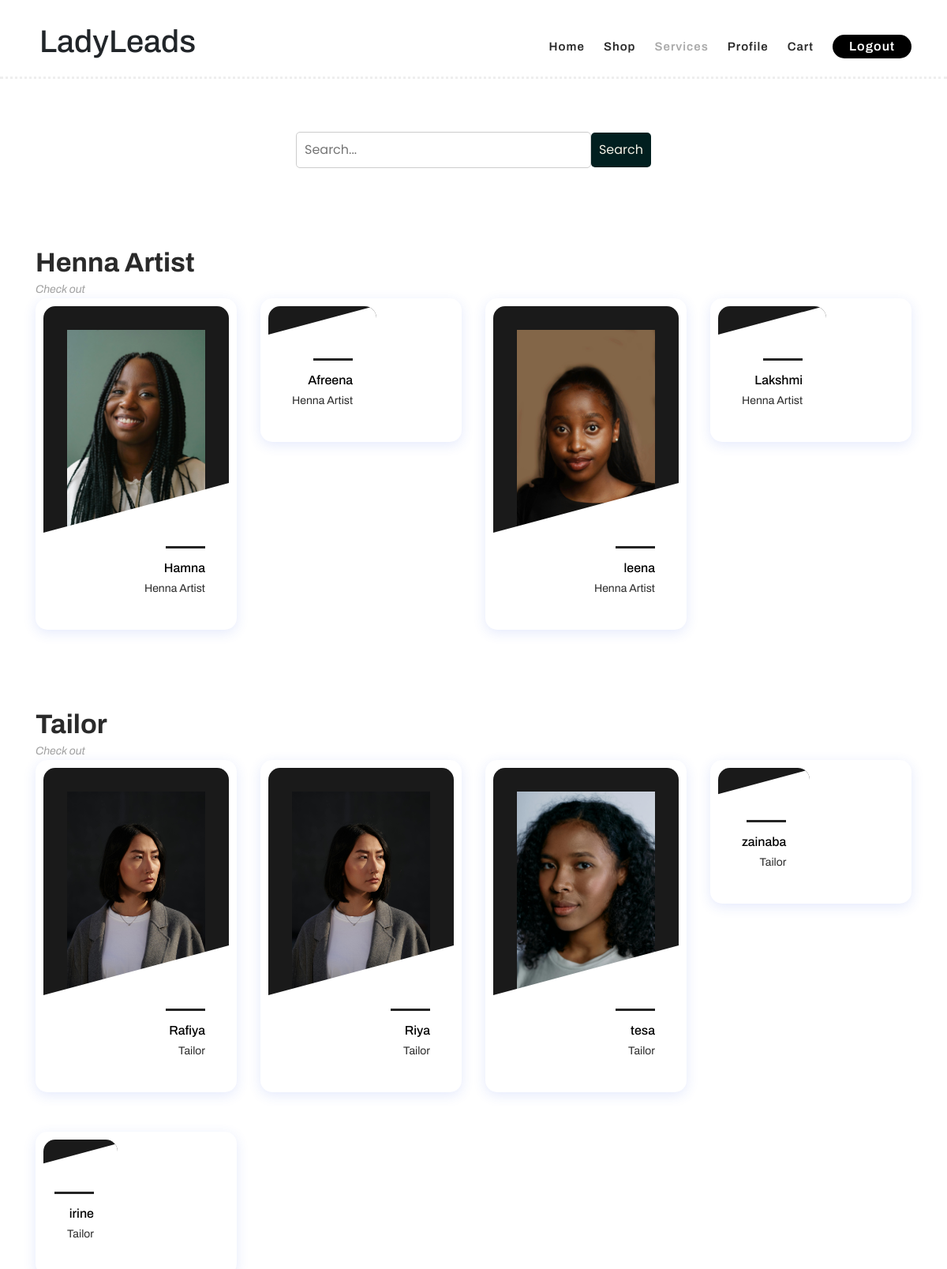
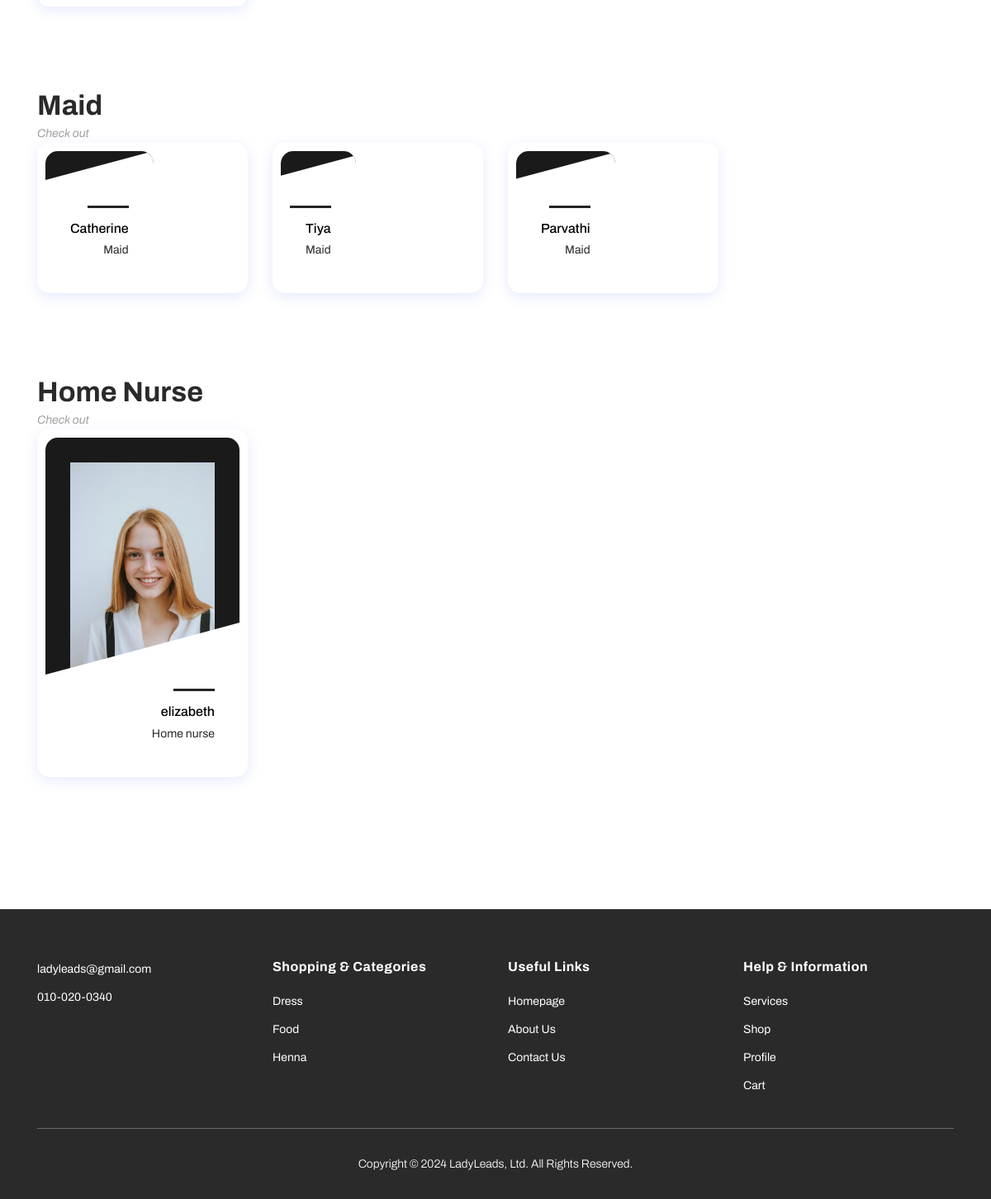
/services, run on the app's committed database (2 pictures, top to bottom).
### login/models.py (models this page shows)
class EditProfile(models.Model):
    user = models.OneToOneField(User, null=True, on_delete=models.CASCADE)
    job = models.CharField(max_length=15, null=True)
    location = models.CharField(max_length=10, null=True)
    Yearofexp = models.IntegerField(null=True)
    profile_pic = models.ImageField(upload_to='profile_photos/', null=True, blank=True)
    class Meta:
        verbose_name = 'Edit Profile'
        verbose_name_plural = 'Edit Profiles'

### login/views.py (the view)
# urls.py: path('services', views.services , name="services"),
def services(request):
    profiles = EditProfile.objects.all()
    context = {
        'profiles': profiles,
    }
    return render(request, 'services.html' , context)

### login/templates/services.html (shortened to what this page needs)
<!DOCTYPE html>
<html lang="en">
<head>
    {% load static %}
    <link rel="stylesheet" type="text/css" href="{% static 'bootstrap.min.css' %}">
    <link rel="stylesheet" type="text/css" href="{% static 'font-awesome.css' %}">
    <link rel="stylesheet" href="{% static 'templatemo-hexashop.css' %}">
    <link rel="stylesheet" href="{% static 'owl-carousel.css' %}">
    <link rel="stylesheet" href="{% static 'lightbox.css' %}">
</head>
<body>
    <header class="header-area header-sticky" style="background-color: #ffffff;">
        <div class="container">
            <div class="row">
                <div class="col-12">
                    <nav class="main-nav">
                        <H1 class="heading">
                            LadyLeads
                        </H1>
                        <ul class="nav">
                            <li class="scroll-to-section"><a href="{% url 'gotohome' %}">Home</a></li>
                            <li class="scroll-to-section"><a href="{% url 'shop' %}">Shop</a></li>
                            <li class="scroll-to-section"><a href="{% url 'services' %}" class="active">Services</a>
                            </li>
                            <li class="scroll-to-section"><a href="{% url 'profile' %}">Profile</a></li>
                            <li class="scroll-to-section"><a href="{% url 'cart' %}">Cart</a></li>
                            <li><a href="home">
                                    <button class="signintext">Logout</button>
                                </a></li>
                        </ul>
                    </nav>
                </div>
            </div>
        </div>
    </header>
    <nav>
        <ul>
            <li class="main_div">
            <li class="search"><input type="search" id="search" placeholder="Search...">
                <button id="searchBtn" onclick="handleSearch()">Search</button>
            </li>
    </nav>
    <div style="height: 50px;"></div>
    <section class="section" id="henna">
        <div class="container">
            <div class="section-heading">
                <h2>Henna Artist</h2>
                <span>Check out</span>
            </div>
            <div class="row">
                {% for profile in profiles %}
                {% if profile.job == "Henna Artist" %}
                <div class="col-12 col-sm-6 col-lg-3">
                    <a href="apphenna">
                        <div class="single_advisor_profile wow fadeInUp" data-wow-delay="0.4s"
                            style="visibility: visible; animation-delay: 0
                            .4s; animation-name: fadeInUp;">
                            <form id="profileForm" action="{% url 'apphenna' %}" method="post">
                                <button type="submit" style="border: none; background: none; cursor: pointer;">
                            </form>
                            <div class="advisor_thumb"><img src="/media/{{ profile.profile_pic }}" alt="">
                            </div>
                            <div class="single_advisor_details_info">
                                <h6 class="name">{{ profile.user }}</h6>
                                <p class="designation">{{ profile.job }}</p>
                            </div>
                        </div>
                    </a>
                </div>
                {% endif %}
                {% endfor %}
    </section>
    <div style="height: 50px;"></div>
    <section class="section" id="tailor">
        <div class="container">
            <div class="section-heading">
                <h2>Tailor</h2>
                <span>Check out</span>
            </div>
            <div class="row">
                {% for profile in profiles %}
                {% if profile.job == "Tailor" %}
                <div class="col-12 col-sm-6 col-lg-3">
                    <a href="apptailor">
                        <div class="single_advisor_profile wow fadeInUp" data-wow-delay="0.4s"
                        style="visibility: visible; animation-delay: 0.4s; animation-name: fadeInUp;">
                        <form id="profileForm" action="{% url 'apptailor' %}" method="post">
                            <button type="submit" style="border: none; background: none; cursor: pointer;">
                        </form>
                        <div class="advisor_thumb"><img src="/media/{{ profile.profile_pic }}" alt="">
                        </div>
                        <div class="single_advisor_details_info">
                            <h6 class="name">{{ profile.user }}</h6>
                            <p class="designation">{{ profile.job }}</p>
                        </div>
                    </div>
                    </a>
                </div>
                {% endif %}
                {% endfor %}
    </section>
    <div style="height: 50px;"></div>
    <section class="section" id="maid">
        <div class="container">
            <div class="section-heading">
                <h2>Maid</h2>
                <span>Check out</span>
            </div>
            <div class="row">
                {% for profile in profiles %}
                {% if profile.job == "Maid" %}
                <div class="col-12 col-sm-6 col-lg-3">
                    <a href="appmaid">
                        <div class="single_advisor_profile wow fadeInUp" data-wow-delay="0.4s"
                        style="visibility: visible; animation-delay: 0.4s; animation-name: fadeInUp;">
                        <form id="profileForm1" action="{% url 'appmaid' %}" method="post">
                            <button type="submit" style="border: none; background: none; cursor: pointer;">
                        </form>
                        <div class="advisor_thumb"><img src="/media/{{ profile.profile_pic }}" alt="">
                        </div>
                        <div class="single_advisor_details_info">
                            <h6 class="name">{{ profile.user }}</h6>
                            <p class="designation">{{ profile.job }}</p>
                        </div>
                    </div>
                    </a>
                </div>
                {% endif %}
                {% endfor %}
    </section>
    <div style="height: 50px;"></div>
    <section class="section" id="home-nurse">
        <div class="container">
            <div class="section-heading">
                <h2>Home Nurse</h2>
                <span>Check out</span>
            </div>
            <div class="row">
                {% for profile in profiles %}
                {% if profile.job == "Home nurse" %}
                <div class="col-12 col-sm-6 col-lg-3">
                    <a href="appnurse">
                        <div class="single_advisor_profile wow fadeInUp" data-wow-delay="0.4s"
                        style="visibility: visible; animation-delay: 0.4s; animation-name: fadeInUp;">
                        <form id="profileForm" action="{% url 'appnurse' %}" method="post">
                            <button type="submit" style="border: none; background: none; cursor: pointer;">
                        </form>
                        <div class="advisor_thumb"><img src="/media/{{ profile.profile_pic }}" alt="">
                        </div>
                        <div class="single_advisor_details_info">
                            <h6 class="name">{{ profile.user }}</h6>
                            <p class="designation">{{ profile.job }}</p>
                        </div>
                    </div>
                    </a>
                </div>
                {% endif %}
                {% endfor %}
    </section>
    <div style="height: 50px;"></div>
    <footer>
        <div class="container">
            <div class="row">
                <div class="col-lg-3">
                    <div class="first-item">
                        <ul>
                            <li><a href="#">ladyleads@gmail.com</a></li>
                            <li><a href="#">010-020-0340</a></li>
                        </ul>
                    </div>
                </div>
                <div class="col-lg-3">
                    <h4>Shopping &amp; Categories</h4>
                    <ul>
                        <li><a href="#">Dress</a></li>
                        <li><a href="#">Food</a></li>
                        <li><a href="#">Henna</a></li>
                    </ul>
                </div>
                <div class="col-lg-3">
                    <h4>Useful Links</h4>
                    <ul>
                        <li><a href="#">Homepage</a></li>
                        <li><a href="{% url 'about' %}">About Us</a></li>
                        <li><a href="{% url 'contact' %}">Contact Us</a></li>
                    </ul>
                </div>
                <div class="col-lg-3">
                    <h4>Help &amp; Information</h4>
                    <ul>
                        <li><a href="workers">Services</a></li>
                        <li><a href="shop">Shop</a></li>
                        <li><a href="profile">Profile</a></li>
                        <li><a href="cart">Cart</a></li>
                    </ul>
                </div>
                <div class="col-lg-12">
                    <div class="under-footer">
                        <p>Copyright © 2024 LadyLeads, Ltd. All Rights Reserved.</p>
                    </div>
                </div>
            </div>
        </div>
    </footer>
</body>
</html>

### login/static/templatemo-hexashop.css (style rules this page uses)
html, body, div, span, applet, object, iframe, h1, h2, h3, h4, h5, h6, p, blockquote, div pre, a, abbr, acronym, address, big, cite, code, del, dfn, em, font, img, ins, kbd, q, s, samp, small, strike, strong, sub, sup, tt, var, b, u, i, center, dl, dt, dd, ol, ul, li, figure, header, nav, section, article, aside, footer, figcaption { margin: 0; padding: 0; border: 0; outline: 0; }
ul, li { padding: 0; margin: 0; list-style: none; }
header, nav, section, article, aside, footer, hgroup { display: block; }
* { box-sizing: border-box; }
html, body { font-family: 'Poppins', sans-serif; font-weight: 400; background-color: #fff; font-size: 16px; -ms-text-size-adjust: 100%; -webkit-font-smoothing: antialiased; -moz-osx-font-smoothing: grayscale; }
a { text-decoration: none !important; }
h1, h2, h3, h4, h5, h6 { margin-top: 0px; margin-bottom: 0px; }
ul { margin-bottom: 0px; }
p { font-size: 14px; line-height: 25px; color: #2a2a2a; }
html, body { background: #fff; font-family: 'Poppins', sans-serif; }
.section-heading h2 { font-size: 34px; font-weight: 700; color: #2a2a2a; }
.section-heading span { font-size: 14px; color: #a1a1a1; font-style: italic; font-weight: 400; }
.header-area { border-bottom: 3px dotted #eee; box-shadow: none; background-color: #fff; position: absolute; top: 0px; left: 0px; right: 0px; z-index: 100; height: 100px; -webkit-transition: all .5s ease 0s; -moz-transition: all .5s ease 0s; -o-transition: all .5s ease 0s; transition: all .5s ease 0s; }
.header-area .main-nav { min-height: 80px; background: transparent; }
.header-area .main-nav .nav { float: right; margin-top: 30px; margin-right: 0px; background-color: transparent; -webkit-transition: all 0.3s ease 0s; -moz-transition: all 0.3s ease 0s; -o-transition: all 0.3s ease 0s; transition: all 0.3s ease 0s; position: relative; z-index: 999; }
.header-area .main-nav .nav li { padding-left: 15px; padding-right: 15px; }
.header-area .main-nav .nav li:last-child { padding-right: 0px; }
.header-area .main-nav .nav li a { display: block; font-weight: 600; font-size: 15px; color: #2a2a2a; text-transform: capitalize; -webkit-transition: all 0.3s ease 0s; -moz-transition: all 0.3s ease 0s; -o-transition: all 0.3s ease 0s; transition: all 0.3s ease 0s; height: 40px; line-height: 40px; border: transparent; letter-spacing: 1px; }
.header-area .main-nav .nav li a { color: #2a2a2a; }
.header-area .main-nav .nav li:hover a, .header-area .main-nav .nav li a.active { color: #aaa !important; }
.header-area.header-sticky { min-height: 80px; }
.header-area .nav { margin-top: 30px; }
.header-area.header-sticky .nav li a.active { color: #aaa; }
@media (max-width: 1200px) { .header-area .main-nav .nav li { padding-left: 12px; padding-right: 12px; } }
@media (max-width: 1200px) { .header-area .main-nav:before { display: none; } }
@media (min-width: 767px) { .header-area .main-nav .nav { display: flex !important; } }
footer { margin-top: 60px; padding: 60px 0px 30px 0px; background-color: #2a2a2a; }
footer ul li { display: block; margin-bottom: 10px; }
footer ul li a { font-size: 14px; color: #fff; transition: all .3s; }
footer h4 { letter-spacing: 0.5px; font-size: 16px; color: #fff; font-weight: 700; margin-bottom: 20px; }
footer .under-footer { margin-top: 30px; padding-top: 30px; text-align: center; border-top: 1px solid rgba(250, 250, 250, 0.3); }
footer .under-footer p { color: #fff; font-size: 14px; font-weight: 300; }

### data on the page
EditProfile: profile_pic (picture), user "Hamna", job "Henna Artist"
EditProfile: user "Afreena", job "Henna Artist"
EditProfile: profile_pic (picture), user "leena", job "Henna Artist"
EditProfile: user "Lakshmi", job "Henna Artist"
EditProfile: profile_pic (picture), user "Rafiya", job "Tailor"
EditProfile: profile_pic (picture), user "Riya", job "Tailor"
EditProfile: profile_pic (picture), user "tesa", job "Tailor"
EditProfile: user "zainaba", job "Tailor"
EditProfile: user "irine", job "Tailor"
EditProfile: user "Catherine", job "Maid"
EditProfile: user "Tiya", job "Maid"
EditProfile: user "Parvathi", job "Maid"
EditProfile: profile_pic (picture), user "elizabeth", job "Home nurse"
